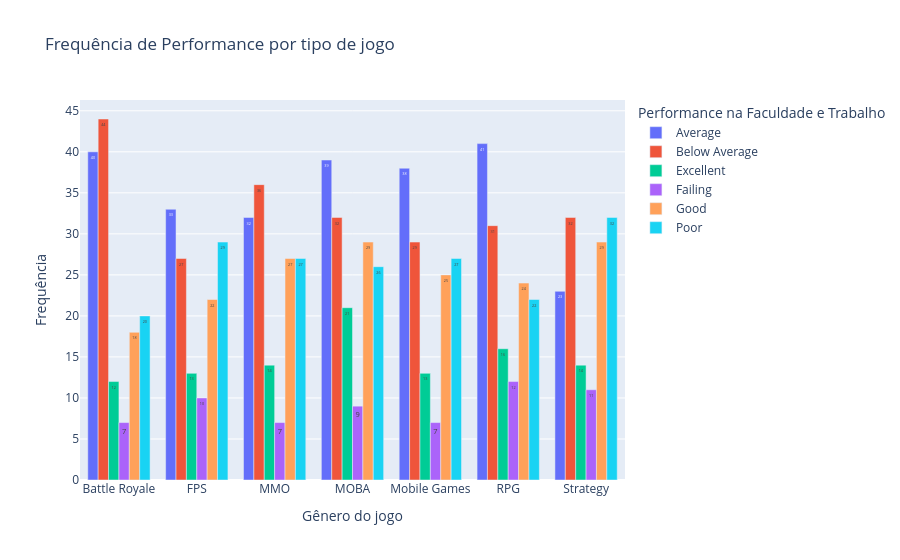

The notebook cell saved with this chart:
### Code cell
aux_freq = df1.groupby(["game_genre", "academic_work_performance"]).size().reset_index(name="frequencia")

fig = px.bar(
    aux_freq,
    x="game_genre",
    y="frequencia",
    color="academic_work_performance",        # segunda categoria vira cor/grupo
    barmode="group",            # "group" = lado a lado | "stack" = empilhado
    title="Frequência de Performance por tipo de jogo",
    labels={
        "game_genre": "Gênero do jogo",
        "frequencia": "Frequência",
        "academic_work_performance": "Performance na Faculdade e Trabalho"
    },
    text_auto=True
)

fig.show()

### Figure 1 — Plotly figure (JSON) as saved in the notebook; plotly's stock layout.template omitted (floating-point values rounded to 4 significant figures)
{"data": [{"alignmentgroup": "True", "hovertemplate": "Performance na Faculdade e Trabalho=Average<br>Gênero do jogo=%{x}<br>Frequência=%{y}<extra></extra>", "legendgroup": "Average", "marker": {"color": "#636efa", "pattern": {"shape": ""}}, "name": "Average", "offsetgroup": "Average", "orientation": "v", "showlegend": true, "textposition": "auto", "texttemplate": "%{y}", "x": ["Battle Royale", "FPS", "MMO", "MOBA", "Mobile Games", "RPG", "Strategy"], "xaxis": "x", "y": [40, 33, 32, 39, 38, 41, 23], "yaxis": "y", "type": "bar"}, {"alignmentgroup": "True", "hovertemplate": "Performance na Faculdade e Trabalho=Below Average<br>Gênero do jogo=%{x}<br>Frequência=%{y}<extra></extra>", "legendgroup": "Below Average", "marker": {"color": "#EF553B", "pattern": {"shape": ""}}, "name": "Below Average", "offsetgroup": "Below Average", "orientation": "v", "showlegend": true, "textposition": "auto", "texttemplate": "%{y}", "x": ["Battle Royale", "FPS", "MMO", "MOBA", "Mobile Games", "RPG", "Strategy"], "xaxis": "x", "y": [44, 27, 36, 32, 29, 31, 32], "yaxis": "y", "type": "bar"}, {"alignmentgroup": "True", "hovertemplate": "Performance na Faculdade e Trabalho=Excellent<br>Gênero do jogo=%{x}<br>Frequência=%{y}<extra></extra>", "legendgroup": "Excellent", "marker": {"color": "#00cc96", "pattern": {"shape": ""}}, "name": "Excellent", "offsetgroup": "Excellent", "orientation": "v", "showlegend": true, "textposition": "auto", "texttemplate": "%{y}", "x": ["Battle Royale", "FPS", "MMO", "MOBA", "Mobile Games", "RPG", "Strategy"], "xaxis": "x", "y": [12, 13, 14, 21, 13, 16, 14], "yaxis": "y", "type": "bar"}, {"alignmentgroup": "True", "hovertemplate": "Performance na Faculdade e Trabalho=Failing<br>Gênero do jogo=%{x}<br>Frequência=%{y}<extra></extra>", "legendgroup": "Failing", "marker": {"color": "#ab63fa", "pattern": {"shape": ""}}, "name": "Failing", "offsetgroup": "Failing", "orientation": "v", "showlegend": true, "textposition": "auto", "texttemplate": "%{y}", "x": ["Battle Royale", "FPS", "MMO", "MOBA", "Mobile Games", "RPG", "Strategy"], "xaxis": "x", "y": [7, 10, 7, 9, 7, 12, 11], "yaxis": "y", "type": "bar"}, {"alignmentgroup": "True", "hovertemplate": "Performance na Faculdade e Trabalho=Good<br>Gênero do jogo=%{x}<br>Frequência=%{y}<extra></extra>", "legendgroup": "Good", "marker": {"color": "#FFA15A", "pattern": {"shape": ""}}, "name": "Good", "offsetgroup": "Good", "orientation": "v", "showlegend": true, "textposition": "auto", "texttemplate": "%{y}", "x": ["Battle Royale", "FPS", "MMO", "MOBA", "Mobile Games", "RPG", "Strategy"], "xaxis": "x", "y": [18, 22, 27, 29, 25, 24, 29], "yaxis": "y", "type": "bar"}, {"alignmentgroup": "True", "hovertemplate": "Performance na Faculdade e Trabalho=Poor<br>Gênero do jogo=%{x}<br>Frequência=%{y}<extra></extra>", "legendgroup": "Poor", "marker": {"color": "#19d3f3", "pattern": {"shape": ""}}, "name": "Poor", "offsetgroup": "Poor", "orientation": "v", "showlegend": true, "textposition": "auto", "texttemplate": "%{y}", "x": ["Battle Royale", "FPS", "MMO", "MOBA", "Mobile Games", "RPG", "Strategy"], "xaxis": "x", "y": [20, 29, 27, 26, 27, 22, 32], "yaxis": "y", "type": "bar"}], "layout": {"xaxis": {"anchor": "y", "domain": [0.0, 1.0], "title": {"text": "Gênero do jogo"}}, "yaxis": {"anchor": "x", "domain": [0.0, 1.0], "title": {"text": "Frequência"}}, "legend": {"title": {"text": "Performance na Faculdade e Trabalho"}, "tracegroupgap": 0}, "title": {"text": "Frequência de Performance por tipo de jogo"}, "barmode": "group"}}
